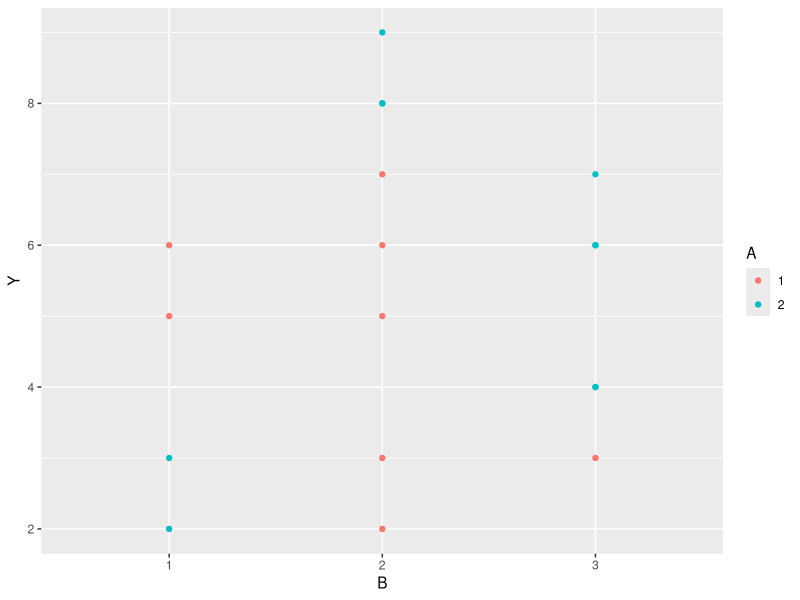

This chart was generated by the following R code:
#BIOL933, Lab 8
#Example 2
# --- For unbalanced designs, use LS Means and partial SS.--- #

#This script performs an ANOVA on an unbalanced factorial CRD

#read in, re-classify, and inspect the data
miss_dat <- read.csv("Data/Lab8ex2.csv")
miss_dat<-as.data.frame(miss_dat)
miss_dat$A<-as.factor(miss_dat$A)
miss_dat$B<-as.factor(miss_dat$B)
str(miss_dat, give.attr=F)

# plot the data first
library(ggplot2)
ggplot(miss_dat, aes(x=B, y=Y, color=A))+
  geom_point()

#The ANOVA
miss1_mod<-lm(Y ~ A + B + A:B, miss_dat)
anova(miss1_mod)

miss2_mod<-lm(Y ~ B + A + A:B, miss_dat)
anova(miss2_mod)

#The ANOVA, with partial (or Type II) SS
library(car)
Anova(miss1_mod, type=2)
Anova(miss2_mod, type=2)

#Finding the unadjusted means
meansA <- aggregate(miss_dat$Y, list(miss_dat$A), mean)
meansB <- aggregate(miss_dat$Y, list(miss_dat$B), mean)
meansA
meansB

#Computing LSMeans
library(lsmeans)
lsmeans(miss1_mod, "A")
lsmeans(miss1_mod, "B")

#Comparing LSMeans, using the "lsmeans" package (function contrast())
missA.lsm <- lsmeans(miss1_mod, "A")
missB.lsm <- lsmeans(miss1_mod, "B")

#Tukey comparisons
contrast(missA.lsm, method = "pairwise", adjust = "tukey")
contrast(missB.lsm, method = "pairwise", adjust = "tukey")

#Dunnett test
contrast(missB.lsm, method = "trt.vs.ctrl")

#Contrasts
contrast(missB.lsm, list("1 vs. 23"=c(2,-1,-1), "2 vs. 3"=c(0,1,-1)))

#Trend analysis
contrast(missB.lsm, method = "poly")
